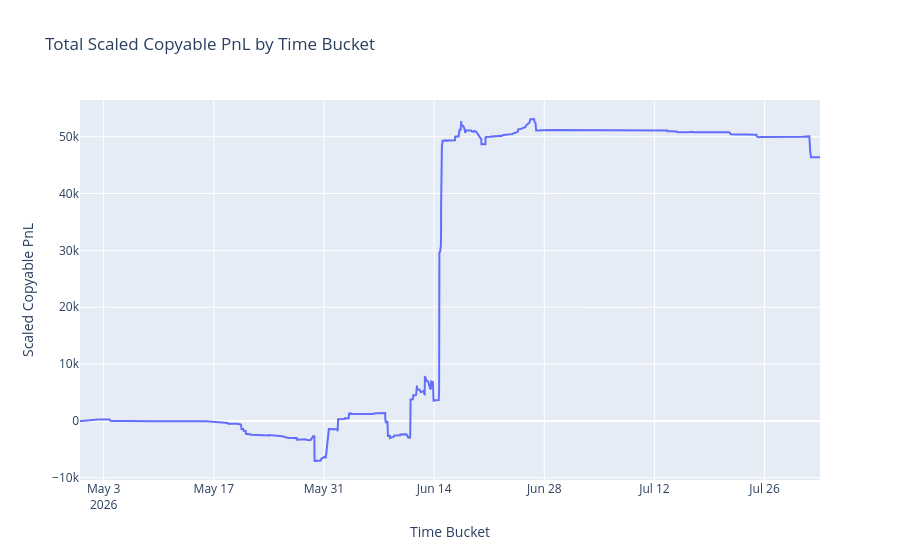

Here is the notebook cell this chart was saved with:
### Code cell
import plotly.express as px

# Aggregate by bucket
bucket_pnl = df.groupby('bucket')['scaled_copyable_pnl'].sum().reset_index()
bucket_pnl['scaled_copyable_pnl'] = bucket_pnl['scaled_copyable_pnl'].cumsum()

# Plot with Plotly
fig = px.line(
    bucket_pnl,
    x='bucket',
    y='scaled_copyable_pnl',
    title='Total Scaled Copyable PnL by Time Bucket',
    labels={'bucket': 'Time Bucket', 'scaled_copyable_pnl': 'Scaled Copyable PnL'}
)
fig.show()

### Figure 1 — Plotly figure (JSON) as saved in the notebook; plotly's stock layout.template omitted (floating-point values rounded to 4 significant figures; data arrays with more than 128 entries replaced by an {"elided": "..."} marker saying what was removed)
{"data": [{"hovertemplate": "Time Bucket=%{x}<br>Scaled Copyable PnL=%{y}<extra></extra>", "legendgroup": "", "line": {"color": "#636efa", "dash": "solid"}, "marker": {"symbol": "circle"}, "mode": "lines", "name": "", "orientation": "v", "showlegend": false, "type": "scatter", "x": {"elided": "606 str values"}, "xaxis": "x", "y": {"elided": "606 float values"}, "yaxis": "y"}], "layout": {"legend": {"tracegroupgap": 0}, "title": {"text": "Total Scaled Copyable PnL by Time Bucket"}, "xaxis": {"anchor": "y", "domain": [0, 1], "title": {"text": "Time Bucket"}}, "yaxis": {"anchor": "x", "domain": [0, 1], "title": {"text": "Scaled Copyable PnL"}}}}
